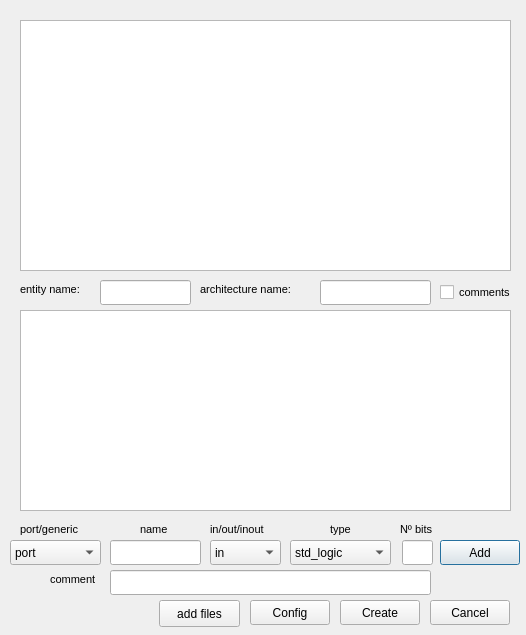
<?xml version="1.0" encoding="UTF-8"?>
<ui version="4.0">
 <class>File_generator_ui</class>
 <widget class="QDialog" name="File_generator_ui">
  <property name="geometry">
   <rect>
    <x>0</x>
    <y>0</y>
    <width>526</width>
    <height>635</height>
   </rect>
  </property>
  <property name="windowTitle">
   <string>Dialog</string>
  </property>
  <widget class="QTextEdit" name="textEdit_text">
   <property name="geometry">
    <rect>
     <x>20</x>
     <y>20</y>
     <width>491</width>
     <height>251</height>
    </rect>
   </property>
   <property name="readOnly">
    <bool>true</bool>
   </property>
  </widget>
  <widget class="QComboBox" name="comboBox_port_generic">
   <property name="geometry">
    <rect>
     <x>10</x>
     <y>540</y>
     <width>91</width>
     <height>25</height>
    </rect>
   </property>
   <item>
    <property name="text">
     <string>port</string>
    </property>
   </item>
   <item>
    <property name="text">
     <string>generic</string>
    </property>
   </item>
  </widget>
  <widget class="QLineEdit" name="lineEdit_name">
   <property name="geometry">
    <rect>
     <x>110</x>
     <y>540</y>
     <width>91</width>
     <height>25</height>
    </rect>
   </property>
   <property name="text">
    <string/>
   </property>
   <property name="alignment">
    <set>Qt::AlignLeading|Qt::AlignLeft|Qt::AlignVCenter</set>
   </property>
  </widget>
  <widget class="QComboBox" name="comboBox_type">
   <property name="geometry">
    <rect>
     <x>290</x>
     <y>540</y>
     <width>101</width>
     <height>25</height>
    </rect>
   </property>
   <item>
    <property name="text">
     <string>std_logic</string>
    </property>
   </item>
   <item>
    <property name="text">
     <string>unsigned</string>
    </property>
   </item>
   <item>
    <property name="text">
     <string>integer</string>
    </property>
   </item>
   <item>
    <property name="text">
     <string>std_ulogic</string>
    </property>
   </item>
  </widget>
  <widget class="QLineEdit" name="lineEdit_bits">
   <property name="geometry">
    <rect>
     <x>402</x>
     <y>540</y>
     <width>31</width>
     <height>25</height>
    </rect>
   </property>
   <property name="layoutDirection">
    <enum>Qt::LeftToRight</enum>
   </property>
   <property name="autoFillBackground">
    <bool>false</bool>
   </property>
   <property name="text">
    <string/>
   </property>
   <property name="alignment">
    <set>Qt::AlignLeading|Qt::AlignLeft|Qt::AlignVCenter</set>
   </property>
  </widget>
  <widget class="QPushButton" name="pushButton_add">
   <property name="geometry">
    <rect>
     <x>440</x>
     <y>540</y>
     <width>80</width>
     <height>25</height>
    </rect>
   </property>
   <property name="text">
    <string>Add</string>
   </property>
  </widget>
  <widget class="QPushButton" name="pushButton_create">
   <property name="geometry">
    <rect>
     <x>340</x>
     <y>600</y>
     <width>80</width>
     <height>25</height>
    </rect>
   </property>
   <property name="text">
    <string>Create</string>
   </property>
  </widget>
  <widget class="QPushButton" name="pushButton_cancel">
   <property name="geometry">
    <rect>
     <x>430</x>
     <y>600</y>
     <width>80</width>
     <height>25</height>
    </rect>
   </property>
   <property name="text">
    <string>Cancel</string>
   </property>
  </widget>
  <widget class="QPushButton" name="pushButton_config">
   <property name="geometry">
    <rect>
     <x>250</x>
     <y>600</y>
     <width>80</width>
     <height>25</height>
    </rect>
   </property>
   <property name="text">
    <string>Config</string>
   </property>
  </widget>
  <widget class="QLineEdit" name="lineEdit_entity">
   <property name="geometry">
    <rect>
     <x>100</x>
     <y>280</y>
     <width>91</width>
     <height>25</height>
    </rect>
   </property>
   <property name="text">
    <string/>
   </property>
  </widget>
  <widget class="QLineEdit" name="lineEdit_architecture">
   <property name="geometry">
    <rect>
     <x>320</x>
     <y>280</y>
     <width>111</width>
     <height>25</height>
    </rect>
   </property>
   <property name="text">
    <string/>
   </property>
   <property name="readOnly">
    <bool>true</bool>
   </property>
  </widget>
  <widget class="QComboBox" name="comboBox_inout">
   <property name="geometry">
    <rect>
     <x>210</x>
     <y>540</y>
     <width>71</width>
     <height>25</height>
    </rect>
   </property>
   <item>
    <property name="text">
     <string>in</string>
    </property>
   </item>
   <item>
    <property name="text">
     <string>out</string>
    </property>
   </item>
   <item>
    <property name="text">
     <string>inout</string>
    </property>
   </item>
  </widget>
  <widget class="QTableWidget" name="tableWidget_content">
   <property name="geometry">
    <rect>
     <x>20</x>
     <y>310</y>
     <width>491</width>
     <height>201</height>
    </rect>
   </property>
  </widget>
  <widget class="QLabel" name="label">
   <property name="geometry">
    <rect>
     <x>20</x>
     <y>520</y>
     <width>71</width>
     <height>19</height>
    </rect>
   </property>
   <property name="font">
    <font>
     <pointsize>8</pointsize>
    </font>
   </property>
   <property name="text">
    <string>port/generic</string>
   </property>
  </widget>
  <widget class="QLabel" name="label_2">
   <property name="geometry">
    <rect>
     <x>140</x>
     <y>520</y>
     <width>41</width>
     <height>19</height>
    </rect>
   </property>
   <property name="font">
    <font>
     <pointsize>8</pointsize>
    </font>
   </property>
   <property name="text">
    <string>name</string>
   </property>
  </widget>
  <widget class="QLabel" name="label_inout">
   <property name="geometry">
    <rect>
     <x>210</x>
     <y>520</y>
     <width>71</width>
     <height>19</height>
    </rect>
   </property>
   <property name="font">
    <font>
     <pointsize>8</pointsize>
    </font>
   </property>
   <property name="text">
    <string>in/out/inout</string>
   </property>
  </widget>
  <widget class="QLabel" name="label_4">
   <property name="geometry">
    <rect>
     <x>330</x>
     <y>520</y>
     <width>71</width>
     <height>19</height>
    </rect>
   </property>
   <property name="font">
    <font>
     <pointsize>8</pointsize>
    </font>
   </property>
   <property name="text">
    <string>type</string>
   </property>
  </widget>
  <widget class="QLabel" name="label_5">
   <property name="geometry">
    <rect>
     <x>400</x>
     <y>520</y>
     <width>71</width>
     <height>19</height>
    </rect>
   </property>
   <property name="font">
    <font>
     <pointsize>8</pointsize>
    </font>
   </property>
   <property name="text">
    <string>Nº bits</string>
   </property>
  </widget>
  <widget class="QLineEdit" name="lineEdit_comment">
   <property name="geometry">
    <rect>
     <x>110</x>
     <y>570</y>
     <width>321</width>
     <height>25</height>
    </rect>
   </property>
   <property name="text">
    <string/>
   </property>
  </widget>
  <widget class="QLabel" name="label_3">
   <property name="geometry">
    <rect>
     <x>50</x>
     <y>570</y>
     <width>61</width>
     <height>19</height>
    </rect>
   </property>
   <property name="font">
    <font>
     <pointsize>8</pointsize>
    </font>
   </property>
   <property name="text">
    <string>comment</string>
   </property>
  </widget>
  <widget class="QLabel" name="label_6">
   <property name="geometry">
    <rect>
     <x>20</x>
     <y>280</y>
     <width>81</width>
     <height>19</height>
    </rect>
   </property>
   <property name="font">
    <font>
     <pointsize>8</pointsize>
    </font>
   </property>
   <property name="text">
    <string>entity name:</string>
   </property>
  </widget>
  <widget class="QLabel" name="label_7">
   <property name="geometry">
    <rect>
     <x>200</x>
     <y>280</y>
     <width>111</width>
     <height>19</height>
    </rect>
   </property>
   <property name="font">
    <font>
     <pointsize>8</pointsize>
    </font>
   </property>
   <property name="text">
    <string>architecture name:</string>
   </property>
  </widget>
  <widget class="QCheckBox" name="checkBox_comments">
   <property name="geometry">
    <rect>
     <x>440</x>
     <y>280</y>
     <width>106</width>
     <height>25</height>
    </rect>
   </property>
   <property name="font">
    <font>
     <pointsize>8</pointsize>
    </font>
   </property>
   <property name="text">
    <string>comments</string>
   </property>
  </widget>
  <widget class="QPushButton" name="pushButton_components">
   <property name="geometry">
    <rect>
     <x>159</x>
     <y>600</y>
     <width>81</width>
     <height>27</height>
    </rect>
   </property>
   <property name="text">
    <string>add files</string>
   </property>
  </widget>
  <zorder>tableWidget_content</zorder>
  <zorder>textEdit_text</zorder>
  <zorder>comboBox_port_generic</zorder>
  <zorder>lineEdit_name</zorder>
  <zorder>comboBox_type</zorder>
  <zorder>lineEdit_bits</zorder>
  <zorder>pushButton_add</zorder>
  <zorder>pushButton_create</zorder>
  <zorder>pushButton_cancel</zorder>
  <zorder>pushButton_config</zorder>
  <zorder>lineEdit_entity</zorder>
  <zorder>lineEdit_architecture</zorder>
  <zorder>comboBox_inout</zorder>
  <zorder>label</zorder>
  <zorder>label_2</zorder>
  <zorder>label_inout</zorder>
  <zorder>label_4</zorder>
  <zorder>label_5</zorder>
  <zorder>lineEdit_comment</zorder>
  <zorder>label_3</zorder>
  <zorder>label_6</zorder>
  <zorder>label_7</zorder>
  <zorder>checkBox_comments</zorder>
  <zorder>pushButton_components</zorder>
 </widget>
 <resources/>
 <connections/>
</ui>
